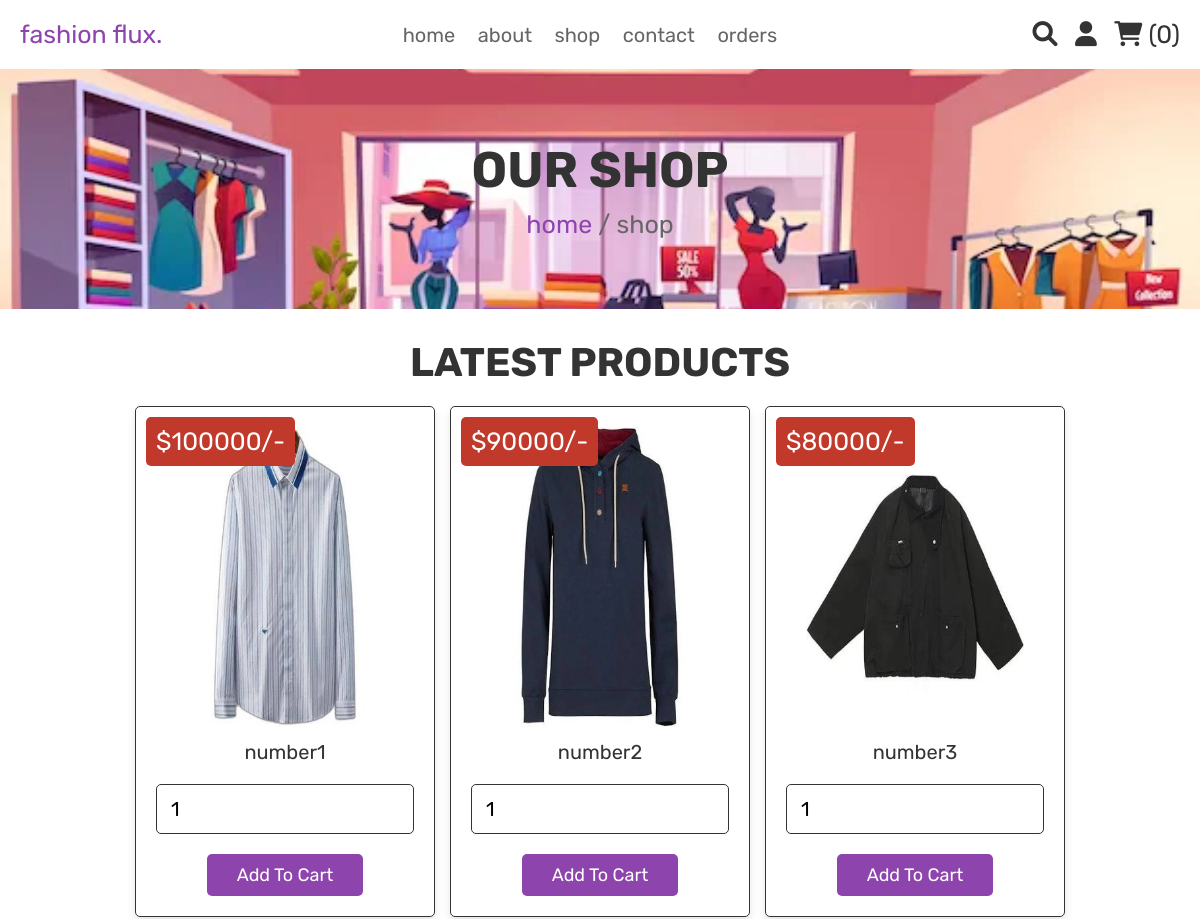
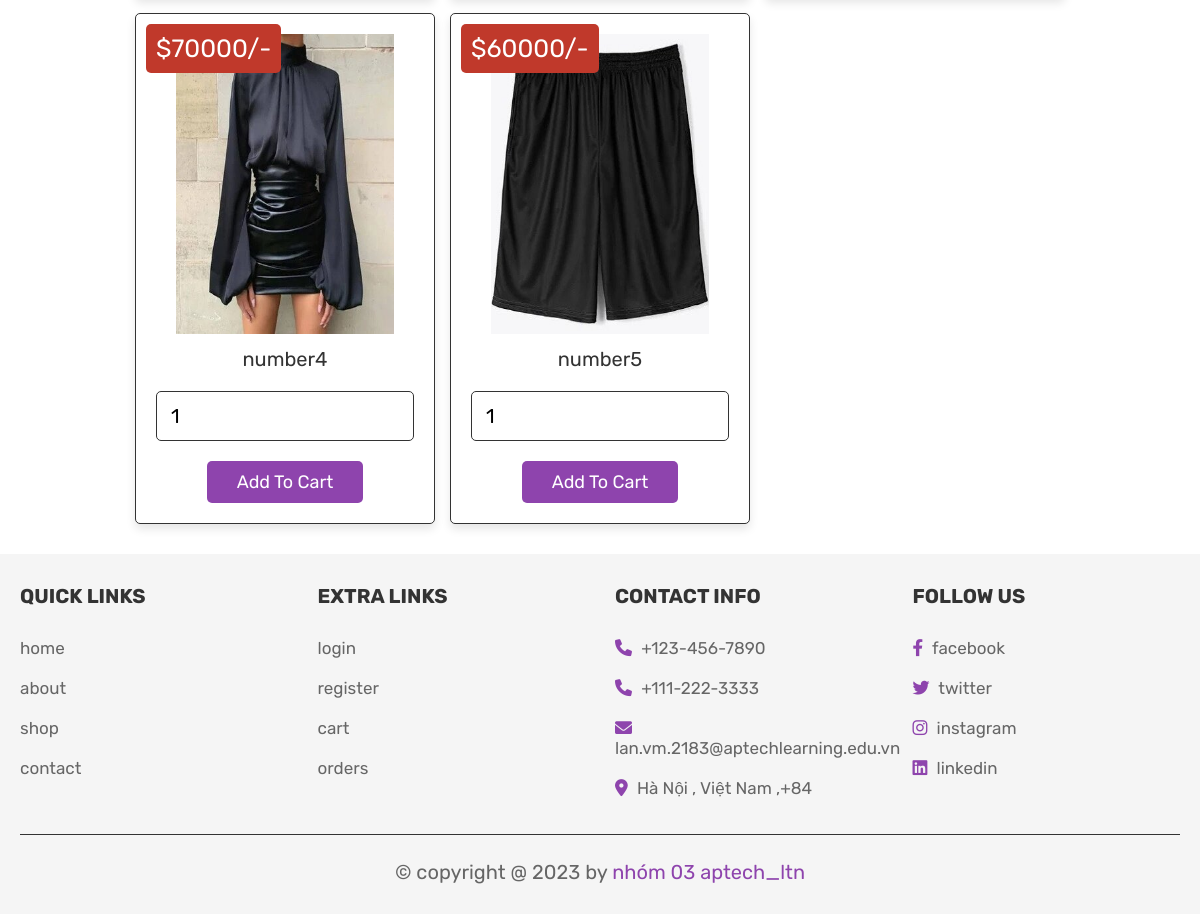
The app's page /shop.php, older data (2 pictures, top to bottom).
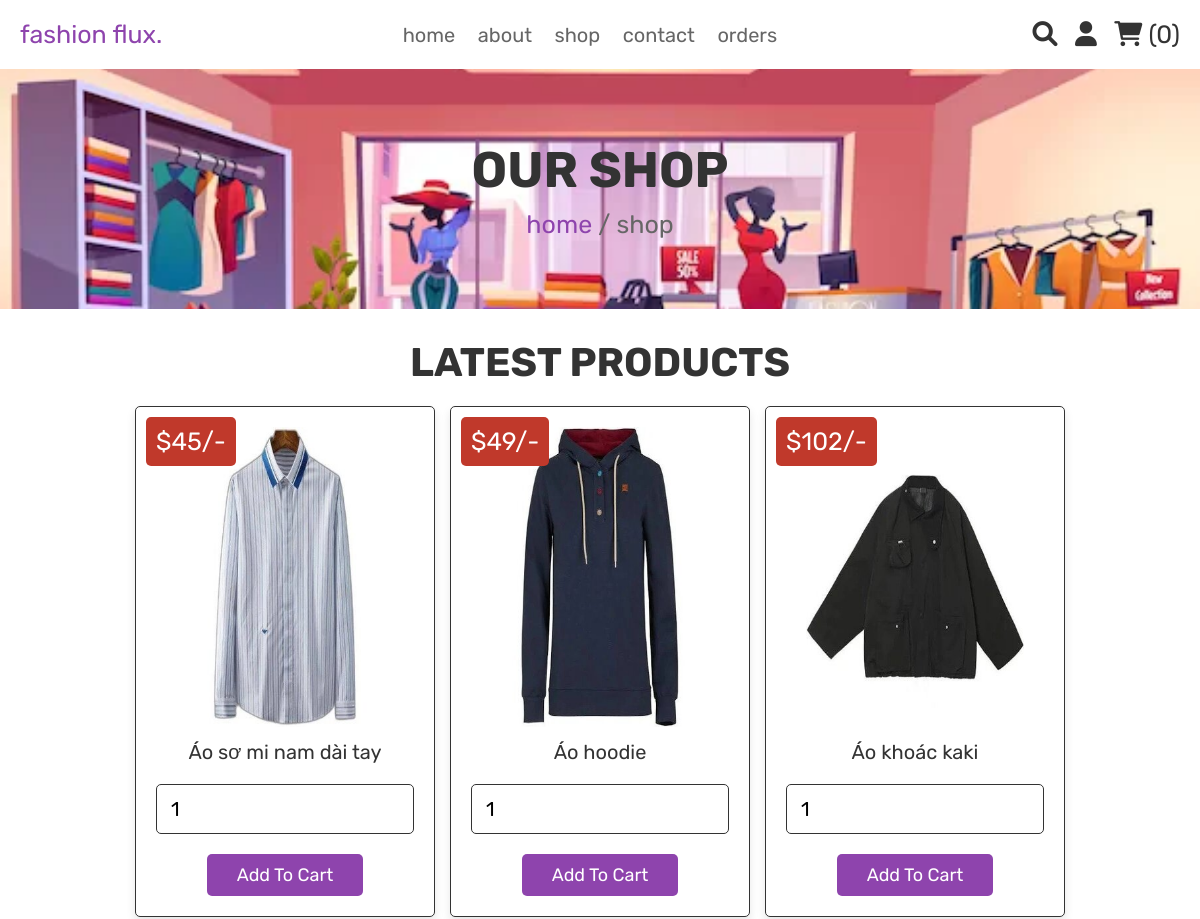
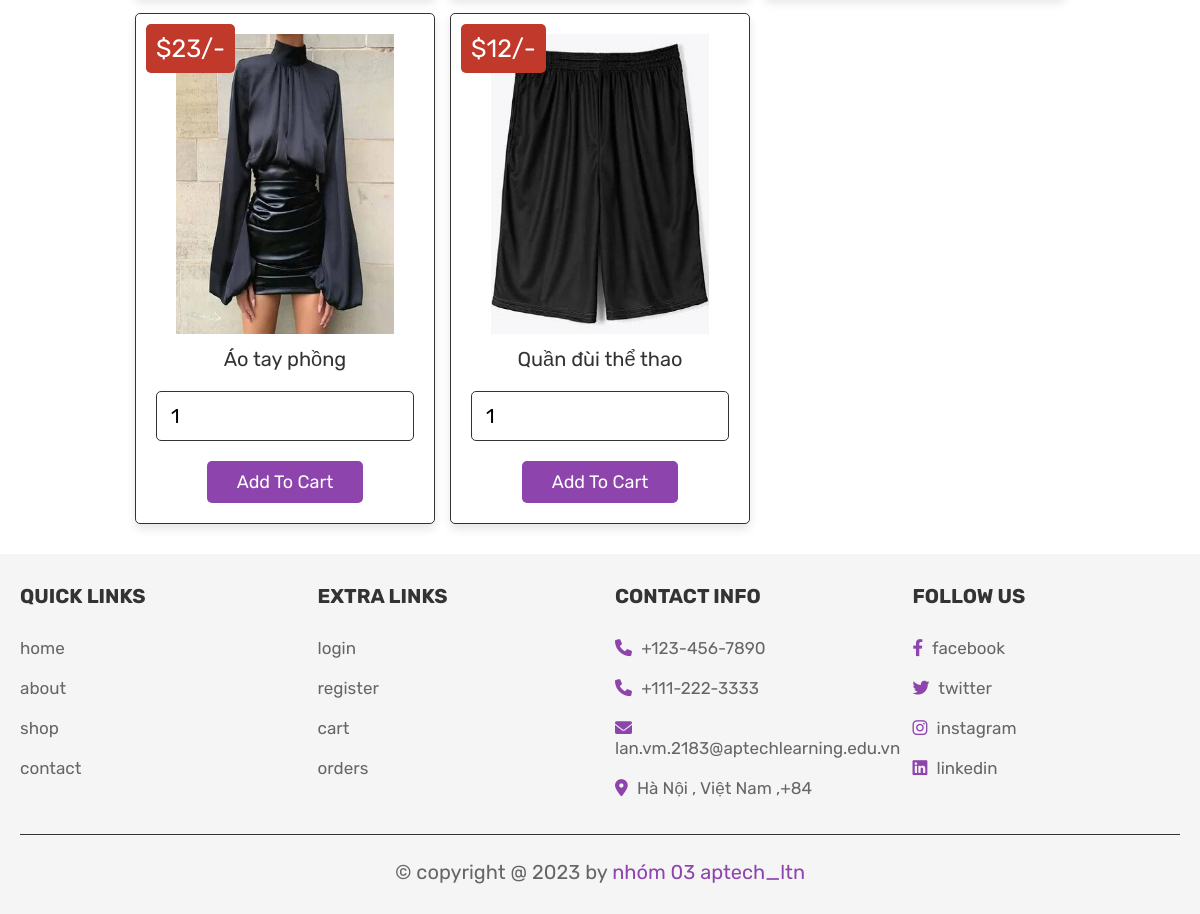
The same page, newer data (2 pictures, top to bottom).
### tables this page shows
CREATE TABLE `products` (
  `id` int(100) NOT NULL,
  `name` varchar(100) NOT NULL,
  `price` int(100) NOT NULL,
  `image` varchar(100) NOT NULL
);

### shop.php (the view, shortened to what this page needs)
<?php
include 'config.php';
?>
<!DOCTYPE html>
<html lang="en">
<head>
   <link rel="stylesheet" href="https://cdnjs.cloudflare.com/ajax/libs/font-awesome/6.0.0/css/all.min.css">
   <link rel="stylesheet" href="css/style.css">
</head>
<body>
<?php include 'header.php'; ?>
<div class="heading">
   <h3>our shop</h3>
   <p> <a href="home.php">home</a> / shop </p>
</div>
<section class="products">
   <h1 class="title">latest products</h1>
   <div class="box-container">
      <?php
         $select_products = mysqli_query($conn, "SELECT * FROM `products`") or die('query failed');
         if(mysqli_num_rows($select_products) > 0){
            while($fetch_products = mysqli_fetch_assoc($select_products)){
      ?>
     <form action="" method="post" class="box">
      <img class="image" src="uploaded_img/<?php echo $fetch_products['image']; ?>" alt="">
      <div class="name"><?php echo $fetch_products['name']; ?></div>
      <div class="price">$<?php echo $fetch_products['price']; ?>/-</div>
      <input type="number" min="1" name="product_quantity" value="1" class="qty">
      <input type="submit" value="add to cart" name="add_to_cart" class="btn">
     </form>
      <?php
         }
      }else{
         echo '<p class="empty">no products added yet!</p>';
      }
      ?>
   </div>
</section>
<?php include 'footer.php'; ?>
</body>
</html>

Row changes from the older to the newer data that the page shows:
changed products: name "number1" → "Áo sơ mi nam dài tay"; price "100000" → "45"
changed products: name "number2" → "Áo hoodie"; price "90000" → "49"
changed products: name "number3" → "Áo khoác kaki"; price "80000" → "102"
changed products: name "number4" → "Áo tay phồng"; price "70000" → "23"
changed products: name "number5" → "Quần đùi thể thao"; price "60000" → "12"
